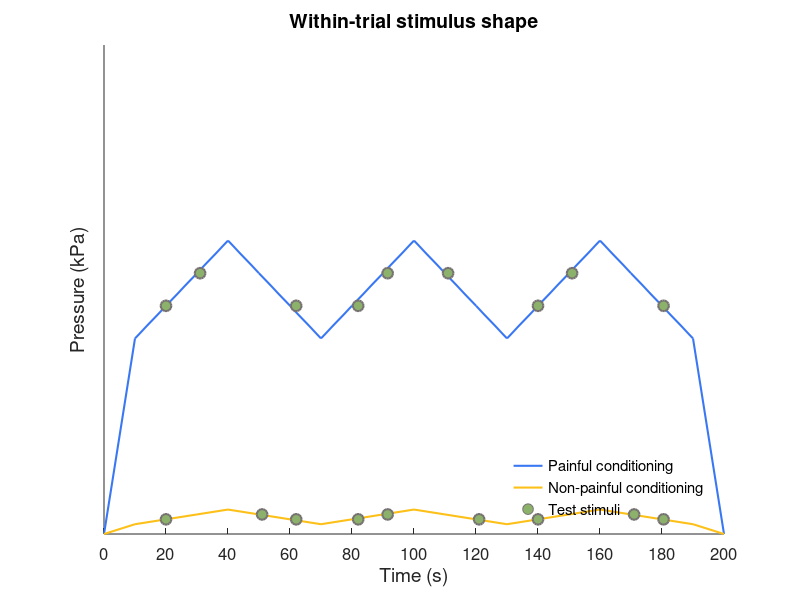

Source code (MATLAB):
clear all

trough = 40;
peak = 60;

jitter = 0:0.5:2; % jitter for onset of phasic stimuli in seconds
cycles       = 3;
stimPerCycle = 3;
ramp         = 10; 
stimInterval = 15;
fullCycleDuration = 60;

phasicOnsets = ramp + [5:stimInterval:(fullCycleDuration*cycles-ramp)];
phasicOnsets = reshape(phasicOnsets,[],cycles)';

for cond = 1:2

    for cycle = 1:cycles

    % Cycle timings jittered relative to above onsets
    randomJitter = jitter(randperm(length(jitter)));
    randomJitter_all(cond,cycle,:) = randomJitter(1:stimPerCycle)./10;
    rand_phasicOnsets = datasample(phasicOnsets(cycle,:), stimPerCycle, 'Replace', false) + randomJitter(1:stimPerCycle);
    clear randomJitter
    
    % Sort timings ascending
    rand_phasicOnsets = sort(rand_phasicOnsets);
    
    % Save onsets
    onsets(cond,cycle,:) = rand_phasicOnsets./10 + 1;
    
    end

end
  
x = 1:9;

exp_tonic = [0 trough trough+20/3 peak-20/3 peak peak-20/3 trough+20/3 trough trough+20/3 peak-20/3 peak peak-20/3 ...
    trough+20/3 trough trough+20/3 peak-20/3 peak peak-20/3 trough+20/3 trough 0];
con_tonic = [0 2 3 4 5 4 3 2 3 4 5 4 3 2 3 4 5 4 3 2 0];

onsets = round(onsets);

exp_randomJitter = squeeze(randomJitter_all(1,:,:));
exp_randomJitter = exp_randomJitter';
exp_randomJitter = exp_randomJitter(:);

exp_test_x = sort(reshape(onsets(1,:,:),1,cycles*stimPerCycle));
exp_test_y = exp_tonic(exp_test_x);%+exp_randomJitter';
exp_test_x = exp_test_x + exp_randomJitter';
%exp_test_y = ones(1,numel(exp_test_x))*(peak-10);

con_randomJitter = squeeze(randomJitter_all(1,:,:));
con_randomJitter = con_randomJitter';
con_randomJitter = con_randomJitter(:);

con_test_x = sort(reshape(onsets(2,:,:),1,cycles*stimPerCycle));
con_test_y = con_tonic(con_test_x);%+con_randomJitter';
con_test_x = con_test_x + con_randomJitter';
%con_test_y = ones(1,numel(con_test_x))*3;

%exp_tonic_ip = interp1(x,exp_tonic,xq);
%con_tonic_ip = interp1(x,con_tonic,xq);

colors = [252, 192, 24; ... % Conditioning CON color
    58, 119, 242; ... % Conditioning EXP color
    140, 177, 107; ... % Test stimulus color
    118, 113, 113]./255; % Line color

figure('Position',[50 50 600 250])
plot(exp_tonic,'LineWidth',1.5,'Color',colors(2,:))
hold on
plot(con_tonic,'LineWidth',1.5,'Color',colors(1,:))

scatter(exp_test_x,exp_test_y,60,'MarkerFaceColor',colors(3,:),'MarkerEdgeColor',colors(4,:),'LineWidth',1.5);
scatter(con_test_x,con_test_y,60,'MarkerFaceColor',colors(3,:),'MarkerEdgeColor',colors(4,:),'LineWidth',1.5);


xlim([1 21])
% xticks(1:2:21)
set(gca,'XTick',1:2:21,'FontSize',12)
xticklabels(0:20:200)
xlabel('Time (s)', 'FontSize',14)

ylim([0 100])
ylabel('Pressure (kPa)','FontSize',14)
set(gca,'YTick',[])

title('Within-trial stimulus shape','FontSize',14)
legend('Painful conditioning','Non-painful conditioning','Test stimuli','Location','southeast')
legend boxoff

box off